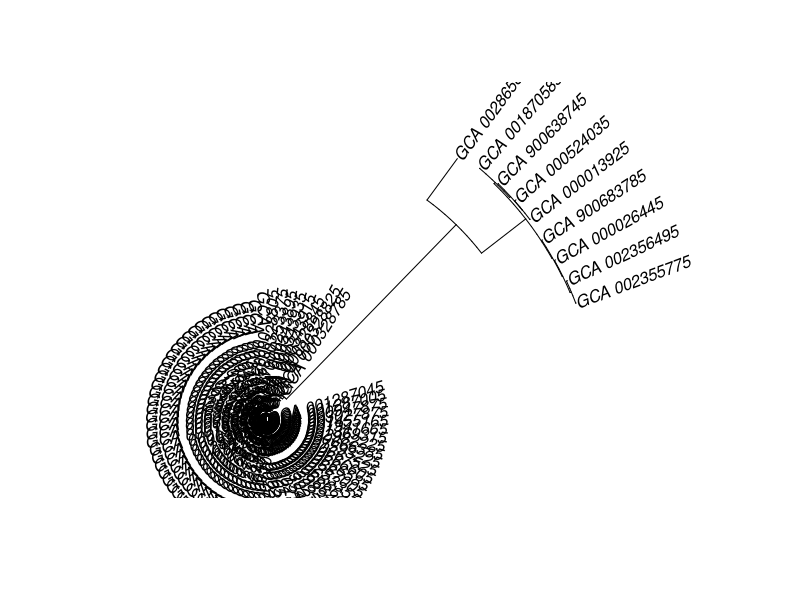

R code for this plot: (Note: this script raises an error after producing the figure.)
# build phylogenetic tree for MTBC genomes
# see
# http://phytools.org/mexico2018/ex/12/Plotting-methods.html
# http://blog.phytools.org/

library(seqinr)
#library(phangorn)
library("ape")
library("phytools")

setwd('~/gitprojects/rd900')

#get region hits from blast analysis

region_hits = read.table('rd900_region_hits.csv',sep=',',header=TRUE)
rownames(region_hits) <- region_hits$id

# convert to discrete states
states <- region_hits[c('pknh1','pknh1.proregion','pknh2_sensor','tbd2')]
states[states>0] = 1
states <- apply( states , 1 , paste , collapse = "-" )
states <- factor(states)

### read ANI data

#anim <- read.table('ANIm_out/ANIm_percentage_identity.tab',sep='\t',header=TRUE,row.names = 1)
anim <- read.table('ani_matrix.csv',sep=',',header=TRUE)
#rownames(anim) <- paste0(1:nrow(anim), "_", anim$query)
#anim <- anim[1:40,]
rownames(anim) <- anim$query
species <- anim['species']

### get distance matrix
dm <- dist(anim)
njtree  <- nj(dm)
plot(njtree,type='fan')

# root tree
#rooted <- root(njtree,"GCA_000195955")
rooted <- root(njtree,"GCA_002865895")
rooted <- multi2di(rooted, tips=TRUE)
rooted$edge.length[rooted$edge.length <= 0] <- 1e-8

# ace function for calculating parsimony using pknh blast results
# we provide a vector containing the states - rd900 variants and 
# the phylogeny from species similarity

fit <- ace(states, rooted, type="discrete", model='ARD')

### plot tree ###

#png("nj_tree.png",res=150, width=800, height=1200)
pdf("nj_tree.pdf", width=40, height=10)

# Plot the phylogeny
  plot(rooted, label.offset=0.01, edge.width=1.5, show.tip.label = FALSE)
  #plotTree(rooted,lwd=1,fsize=0.6,offset=1)
  #title(main="Mycobacterium Species Tree")
  cols<-setNames(c('red','blue','green2','orange','purple','yellow'),levels(states))
  tiplabels(pie=to.matrix(states[rooted$tip.label], levels(states)),
            piecol=cols, cex=0.2,col=cols)
  labels <- species[rooted$tip.label,]
  tiplabels(text=labels,bg=rgb(0,0,0,0),offset=2,adj=0,family='mono',frame='n')

add.simmap.legend(colors=cols,prompt=FALSE,x=0.8*par()$usr[1],
                  y=60,fsize=1.2)
#plotBranchbyTrait(rooted,states[rooted$tip.label], mode="tips", palette="heat.colors")

# tip colors
# tipcol <- rep('black', length(njtree$tip.label))
# # make a vector with our list of species
# labels <- species[rooted$tip.label,]
# cats=unique(labels)
# # # make a vector of color we want:
# speciescolors <-c("orange", "darkolivegreen4", "red", "orange", "turquoise", "red",
#                 "purple", "darkgreen", "blue","darkblue")
# for(i in 1:length(labels)){
#    tipcol[grep(cats, labels[i])] <- speciescolors[i]
# }

nodelabels(node=1:rooted$Nnode+Ntip(rooted),
           pie=fit$lik.anc,piecol=cols,cex=0.05)

dev.off()
